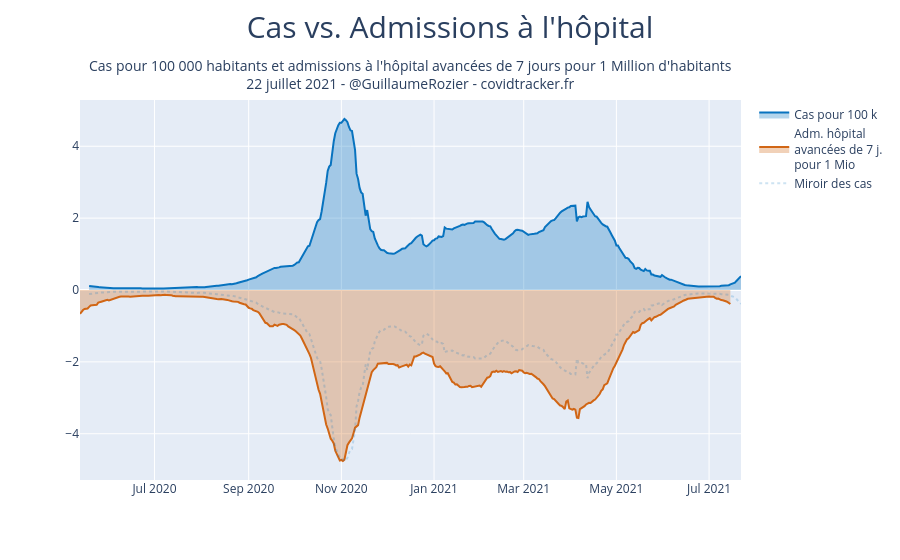

Write notebook code for a chart like this one.
### Code cell
y1 = df.P.rolling(window=7).mean()/67000000*100000
y2 = df.incid_hosp.rolling(window=7).mean().shift(-7)/67000000

coef_normalisation = y1.max()/y2.max()

fig = go.Figure()
fig.add_trace(go.Scatter(
    x=df.jour,
    y=y1,
    name="Cas pour 100 k",
    marker_color='rgb(8, 115, 191)',
    fillcolor="rgba(8, 115, 191, 0.3)",
    fill='tozeroy'))
fig.add_trace(go.Scatter(
    x=df.jour,
    y=-y2*coef_normalisation,
    name="Adm. hôpital<br>avancées de 7 j.<br>pour {} Mio".format(round(coef_normalisation/100000)),
    marker_color='rgb(209, 102, 21)',
    fillcolor="rgba(209, 102, 21,0.3)",
    fill='tozeroy'))
fig.add_trace(go.Scatter(
    x=df.jour,
    y=-y1,
    name="Miroir des cas",
    marker_color='rgba(8, 115, 191, 0.2)',
    line=dict(
        dash="dot")
))
fig.update_yaxes()
fig.update_layout(
    title={
                        'text': "Cas vs. Admissions à l'hôpital",
                        'y':0.97,
                        'x':0.5,
                        'xanchor': 'center',
                        'yanchor': 'top'},
    titlefont = dict(
                    size=30),
    annotations = [
                        dict(
                            x=0.5,
                            y=1.12,
                            xref='paper',
                            yref='paper',
                            font=dict(size=14),
                            text="Cas pour 100 000 habitants et admissions à l'hôpital avancées de 7 jours pour {} Million d'habitants<br>{} - @GuillaumeRozier - covidtracker.fr".format(round(coef_normalisation/100000), datetime.strptime(df.jour.max(), '%Y-%m-%d').strftime('%d %B %Y')),#'Date : {}. Source : Santé publique France. Auteur : GRZ - covidtracker.fr.'.format(),                    showarrow = False
                            showarrow=False
                        ),
                        ]
)

#name_fig = "cas_hospitalisations_ratio"
#fig.write_image(PATH + "images/charts/france/{}.jpeg".format(name_fig), scale=2, width=900, height=600)
#plotly.offline.plot(fig, filename = PATH + 'images/html_exports/france/{}.html'.format(name_fig), auto_open=False)

### Figure 1 — Plotly figure (JSON) as saved in the notebook; plotly's stock layout.template omitted (floating-point values rounded to 4 significant figures; data arrays with more than 128 entries replaced by an {"elided": "..."} marker saying what was removed)
{"data": [{"fill": "tozeroy", "fillcolor": "rgba(8, 115, 191, 0.3)", "marker": {"color": "rgb(8, 115, 191)"}, "name": "Cas pour 100 k", "type": "scatter", "x": {"elided": "436 str values"}, "y": {"elided": "436 float values"}}, {"fill": "tozeroy", "fillcolor": "rgba(209, 102, 21,0.3)", "marker": {"color": "rgb(209, 102, 21)"}, "name": "Adm. hôpital<br>avancées de 7 j.<br>pour 1 Mio", "type": "scatter", "x": {"elided": "436 str values"}, "y": {"elided": "436 float values"}}, {"line": {"dash": "dot"}, "marker": {"color": "rgba(8, 115, 191, 0.2)"}, "name": "Miroir des cas", "type": "scatter", "x": {"elided": "436 str values"}, "y": {"elided": "436 float values"}}], "layout": {"annotations": [{"font": {"size": 14}, "showarrow": false, "text": "Cas pour 100 000 habitants et admissions à l'hôpital avancées de 7 jours pour 1 Million d'habitants<br>22 juillet 2021 - @GuillaumeRozier - covidtracker.fr", "x": 0.5, "xref": "paper", "y": 1.12, "yref": "paper"}], "title": {"font": {"size": 30}, "text": "Cas vs. Admissions à l'hôpital", "x": 0.5, "xanchor": "center", "y": 0.97, "yanchor": "top"}}}
